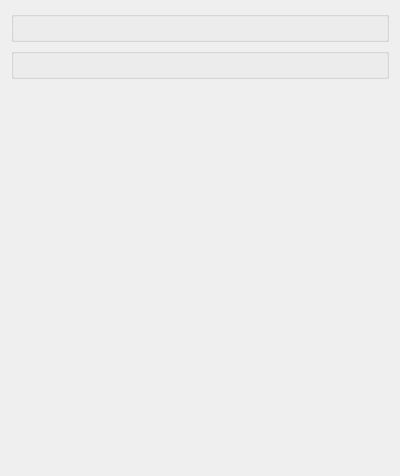
<?xml version="1.0" encoding="UTF-8"?>
<ui version="4.0">
 <class>ShipmentDisplay</class>
 <widget class="QDialog" name="ShipmentDisplay">
  <property name="geometry">
   <rect>
    <x>0</x>
    <y>0</y>
    <width>400</width>
    <height>476</height>
   </rect>
  </property>
  <property name="windowTitle">
   <string notr="true">Shipment Information</string>
  </property>
  <layout class="QVBoxLayout" name="verticalLayout">
   <item>
    <widget class="DrugGroupBox" name="drugBox"/>
   </item>
   <item>
    <widget class="ShipmentGroupBox" name="shipmentBox"/>
   </item>
   <item>
    <spacer name="verticalSpacer">
     <property name="orientation">
      <enum>Qt::Vertical</enum>
     </property>
     <property name="sizeHint" stdset="0">
      <size>
       <width>20</width>
       <height>40</height>
      </size>
     </property>
    </spacer>
   </item>
  </layout>
 </widget>
 <customwidgets>
  <customwidget>
   <class>DrugGroupBox</class>
   <extends>QGroupBox</extends>
   <header>druggroupbox.h</header>
   <container>1</container>
  </customwidget>
  <customwidget>
   <class>ShipmentGroupBox</class>
   <extends>QGroupBox</extends>
   <header>shipmentgroupbox.h</header>
   <container>1</container>
  </customwidget>
 </customwidgets>
 <resources/>
 <connections/>
</ui>
